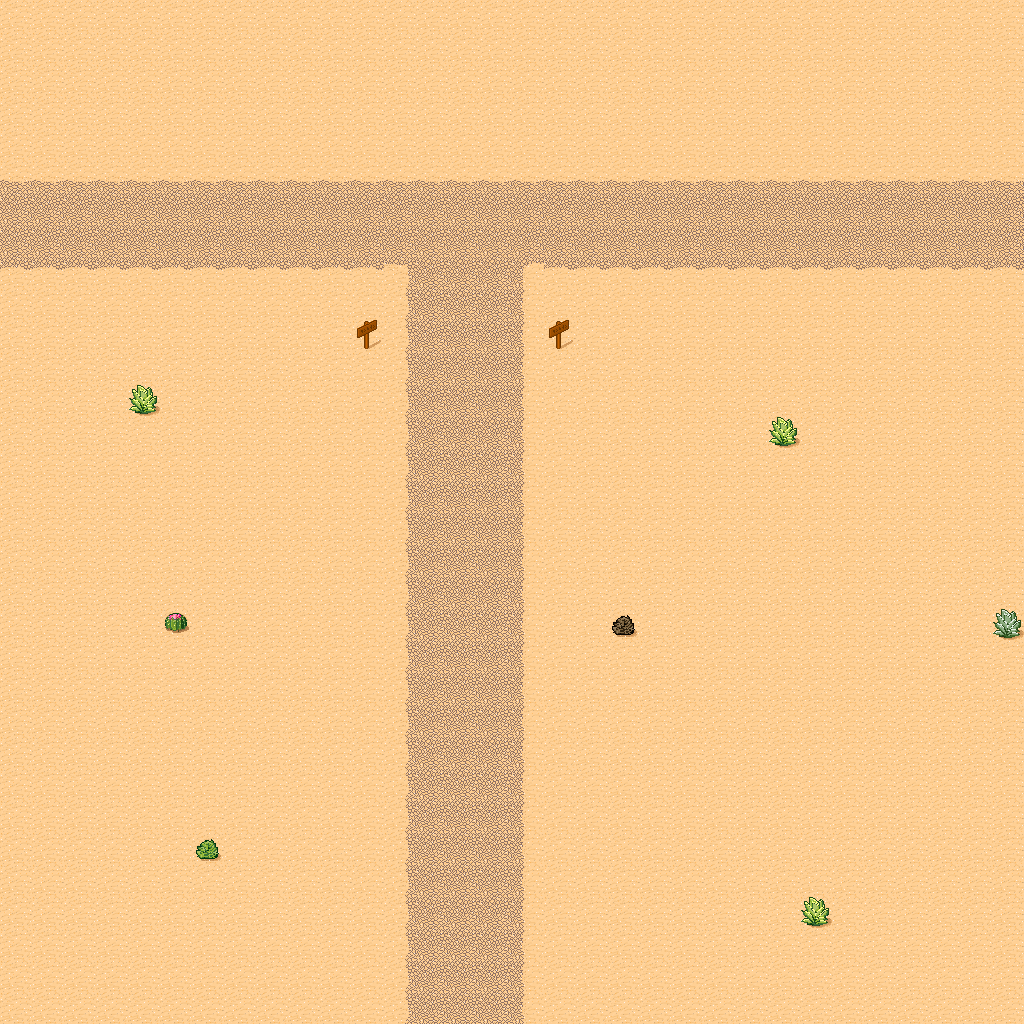

This is a level from a 2D game, rendered from its Tiled map with the project's own tilesets. A one-line summary and the map file follow, with tile-layer data summarised:
An orthogonal 32x32 tile map with 32x32 px tiles, 1 tile layer (Tile Layer 1).

<map version="1.0" orientation="orthogonal" renderorder="right-down" width="32" height="32" tilewidth="32" tileheight="32" nextobjectid="1">
 <tileset firstgid="1" name="desert" tilewidth="32" tileheight="32" spacing="1" tilecount="48">
  <image source="../Images/map/desert.png" width="263" height="197" />
 </tileset>
 <layer name="Tile Layer 1" width="32" height="32">
  <data>[1024 cells, 1024 non-empty, 14 distinct tile ids]</data>
 </layer>
</map>
